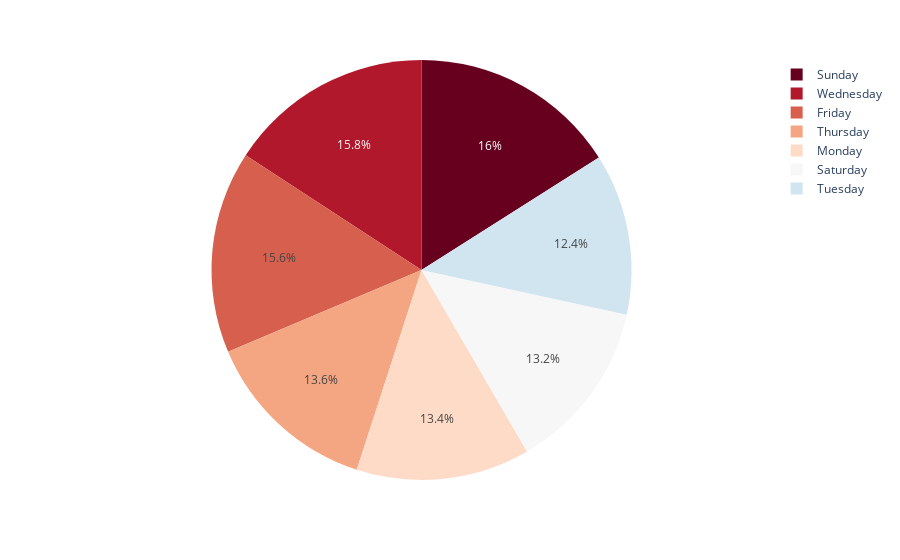

Notebook source saved alongside this figure:
### Code cell
fig = px.pie(date, names="day", values="minutes_played", color_discrete_sequence=px.colors.sequential.RdBu)

fig.show()

### Figure 1 — Plotly figure (JSON) as saved in the notebook; plotly's stock layout.template omitted (floating-point values rounded to 4 significant figures)
{"data": [{"domain": {"x": [0, 1], "y": [0, 1]}, "hovertemplate": "day=%{label}<br>minutes_played=%{value}<extra></extra>", "labels": ["Friday", "Monday", "Saturday", "Sunday", "Thursday", "Tuesday", "Wednesday"], "legendgroup": "", "name": "", "showlegend": true, "type": "pie", "values": [4430.0, 3801.0, 3753.0, 4551.0, 3877.0, 3527.0, 4488.0]}], "layout": {"legend": {"tracegroupgap": 0}, "margin": {"t": 60}, "piecolorway": ["rgb(103,0,31)", "rgb(178,24,43)", "rgb(214,96,77)", "rgb(244,165,130)", "rgb(253,219,199)", "rgb(247,247,247)", "rgb(209,229,240)", "rgb(146,197,222)", "rgb(67,147,195)", "rgb(33,102,172)", "rgb(5,48,97)"]}}
